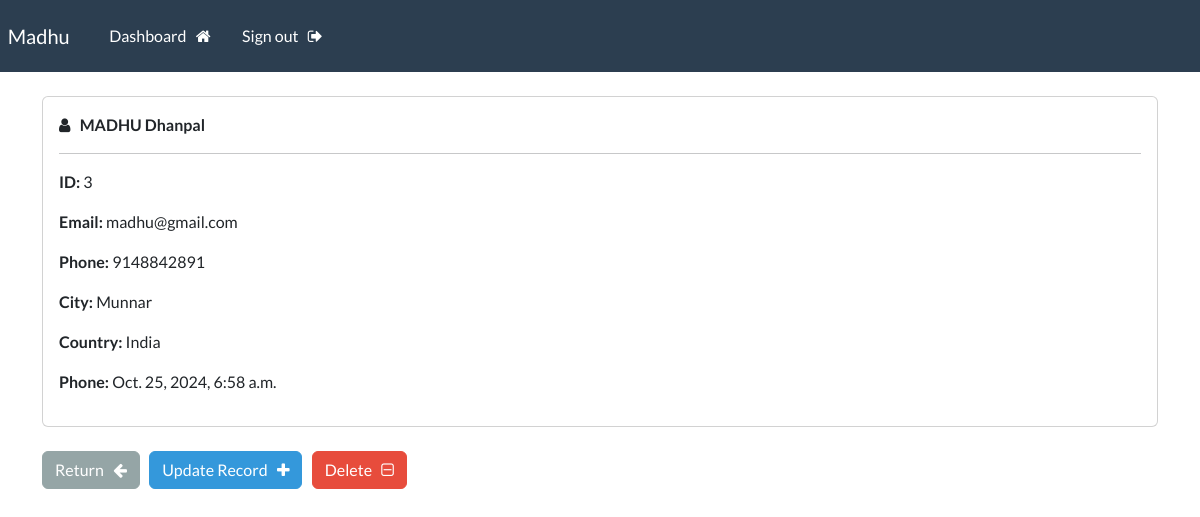
Screenshot of /record/3 (signed in) with the database file from the repository.
### webapp/models.py (models this page shows, shortened)
class Record(models.Model):
    creation_date = models.DateTimeField(auto_now_add=True)
    first_name = models.CharField(max_length=100)
    last_name = models.CharField(max_length=100)
    email = models.CharField(max_length=100)
    phone = models.CharField(max_length=100)
    city = models.CharField(max_length=100)
    country = models.CharField(max_length=100)

### webapp/views.py (the view)
# urls.py: path('record/<int:pk>', views.singular_record, name='record'),
@login_required(login_url='my-login')
def singular_record(request,pk):
    all_records = Record.objects.get(id=pk)
    context = {'record': all_records}
    return render(request,'webapp/view-record.html',context=context)

### webapp/templates/webapp/view-record.html (shortened to what this page needs)
{% extends 'webapp/base.html' %}
{% block content %}
    <div class="card">
        <div class="card-body">
            <i class="fa fa-user" aria-hidden="true"></i> &nbsp;
        <strong>
            {{record.first_name|upper}}
            {{record.last_name}}
        </strong>
        <hr>
            <p><strong>ID: </strong>{{record.id}} </p>
            <p><strong>Email: </strong>{{record.email}} </p>
            <p><strong>Phone: </strong>{{record.phone}} </p>
            <p><strong>City: </strong>{{record.city}} </p>
            <p><strong>Country: </strong>{{record.country}} </p>
            <p><strong>Phone: </strong>{{record.creation_date}} </p>
        </div>
    </div>
    <br>
    <a href="{% url 'dashboard' %}" class="btn btn-secondary">Return &nbsp; <i class="fa fa-arrow-left" aria-hidden="true"></i></a>
    <a href="{% url 'update-record' record.id %}" class="btn btn-info">Update Record &nbsp; <i class="fa fa-plus" aria-hidden="true"></i></a>
    <a href="{% url 'delete-record' record.id %}" class="btn btn-danger">Delete &nbsp; <i class="fa fa-minus-square-o" aria-hidden="true"></i></a>
{% endblock %}

### rows the page displays
Record: first_name "MADHU", last_name "Dhanpal", id "3", email "madhu@gmail.com", phone "9148842891", city "Munnar", country "India", creation_date "Oct. 25, 2024, 6:58 a.m."
